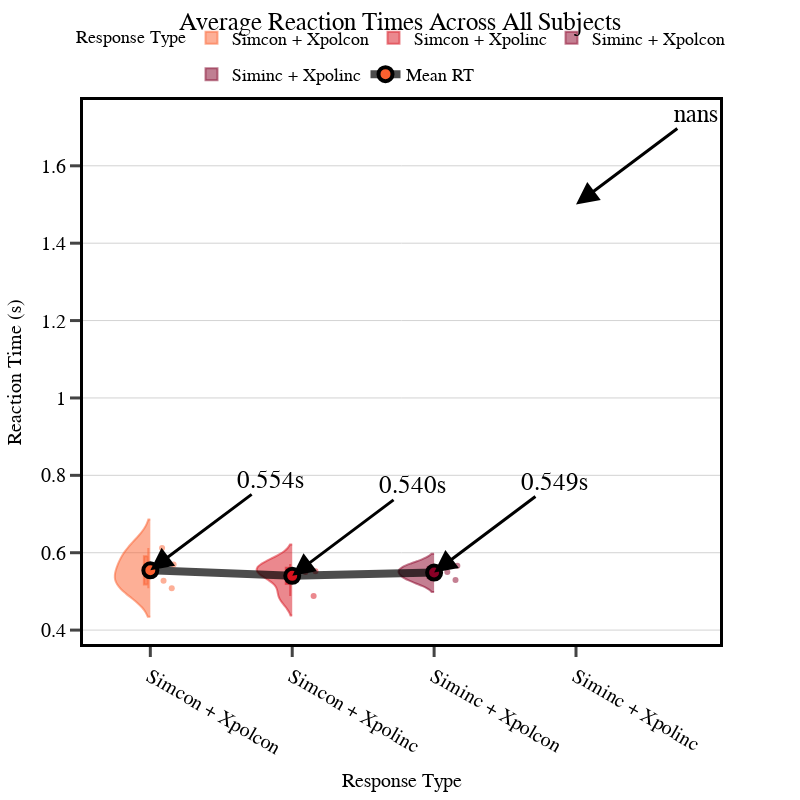

Write notebook code for a chart like this one.
### Code cell
# Create an empty list to store all data frames
all_data = []

# Define types and their colors
types = ['Simcon + Xpolcon', 'Simcon + Xpolinc', 'Siminc + Xpolcon', 'Siminc + Xpolinc']

# Generate a colormap
cmap = plt.get_cmap('YlOrRd')  # You can choose a different colormap if you prefer
col_factor = 50
col_icept = 150
# Create the colors dictionary
type_colors = {name: f'rgba({int(cmap(i*col_factor + col_icept)[0]*255)}, {int(cmap(i*col_factor + col_icept)[1]*255)}, {int(cmap(i*col_factor + col_icept)[2]*255)}, 0.5)' 
          for i, name in enumerate(types)}

# Loop through all subjects (using the same structure as your original code)
# for sub_name in all_sub_names:
for sub_name in ["wiegerub2"]:
    sub = get_data(subject=f"sub-{sub_name}", task="ball_hue")
    
    simc_xpolc = get_rt(df=sub, sim_con=True, expol_con=True, return_df=True)["rt"]
    simc_xpoli = get_rt(df=sub, sim_con=True, expol_con=False, return_df=True)["rt"]
    simi_xpolc = get_rt(df=sub, sim_con=False, expol_con=True, return_df=True)["rt"]
    simi_xpoli = get_rt(df=sub, sim_con=False, expol_con=False, return_df=True)["rt"]
    
    # Create DataFrames without subject column - we'll aggregate across all subjects
    simc_xpolc_df = pd.DataFrame({
        'Reaction Time': simc_xpolc,
        'Type': 'Simcon + Xpolcon'
    })
    
    simc_xpoli_df = pd.DataFrame({
        'Reaction Time': simc_xpoli,
        'Type': 'Simcon + Xpolinc'
    })
    
    simi_xpolc_df = pd.DataFrame({
        'Reaction Time': simi_xpolc,
        'Type': 'Siminc + Xpolcon'
    })
    
    simi_xpoli_df = pd.DataFrame({
        'Reaction Time': simi_xpoli,
        'Type': 'Siminc + Xpolinc'
    })
    
    # Append all DataFrames to our list
    all_data.extend([simc_xpolc_df, simc_xpoli_df, simi_xpolc_df, simi_xpoli_df])

# Combine all the data into a single DataFrame
combined_data = pd.concat(all_data, ignore_index=True)

# Calculate mean reaction time for each type
type_means = combined_data.groupby('Type')['Reaction Time'].mean().to_dict()

# Create the plot
fig = go.Figure()

# Add violin plots for each type
for i, type_name in enumerate(types):
    subset = combined_data[combined_data['Type'] == type_name]
    
    fig.add_trace(go.Violin(
        x=[type_name] * len(subset),  # Use type name directly as x value
        y=subset['Reaction Time'],
        name=type_name,
        legendgroup=type_name,
        showlegend=True,
        box_visible=True,
        meanline_visible=True,
        points='all',
        jitter=0.2,
        pointpos=0.5,
        line_color=type_colors[type_name],
        side='negative',
        width=.5,
        spanmode='soft'
    ))

# Connect the means with a line
fig.add_trace(go.Scatter(
    x=types,
    y=[type_means[t] for t in types],
    mode='lines+markers',
    line=dict(color='rgba(0, 0, 0, 0.7)', width=8),
    marker=dict(
        size=14,  # Increased marker size
        color=[type_colors[t].replace('0.5', '1') for t in types],
        line=dict(color='black', width=4)
    ),
    name='Mean RT',
    hovertemplate='Mean: %{y:.3f}s<extra></extra>'
))

# Define a common font style for consistent text appearance
font_style = dict(
    family="Arial, sans-serif",
    size=20,  # Larger font size
    color="black"
)

# Update layout with enhanced text styling
fig.update_layout(
    title=dict(
        text="Average Reaction Times Across All Subjects\n\n",
        font=dict(size=25, family="Arial, sans-serif", color="black"),
        x=0.5,
        y=.985
    ),
    yaxis=dict(
        title=dict(
            text="Reaction Time (s)",
            font=font_style
        ),
        tickfont=font_style,
        tickwidth=2,
        showline=True,
        linewidth=3,
        linecolor='black'
    ),
    xaxis=dict(
        title=dict(
            text="Response Type",
            font=font_style
        ),
        tickmode='array',
        tickvals=types,
        tickfont=font_style,
        tickwidth=2,
        showline=True,
        linewidth=3,
        linecolor='black'
    ),
    legend=dict(
        orientation="h",
        yanchor="bottom",
        y=1.01,
        xanchor="center",
        x=0.5,
        font=dict(size=18, family="Arial, sans-serif"),
        borderwidth=2,
        bordercolor="White",
        title=dict(
            text="Response Type",
            font=dict(size=18, family="Arial, sans-serif")
        )
    ),
    violinmode='overlay',
    # height=1200,
    # width=1200,
    height=800,
    width=800,
    font=font_style,  # Default font for all other text elements
    plot_bgcolor='white',
    paper_bgcolor='white'
)

# Add annotations for the mean values
for i, type_name in enumerate(types):
    fig.add_annotation(
        x=type_name,
        y=type_means[type_name],
        text=f"{type_means[type_name]:.3f}s",
        showarrow=True,
        arrowhead=2,
        arrowsize=1.5,  # Slightly larger arrowhead
        arrowwidth=3,    # Thicker arrow
        arrowcolor='black',
        ax=120,
        ay=-90,
        font=dict(size=25, color='black', family="Arial, sans-serif")
    )

# Make the axis lines thicker
fig.update_xaxes(mirror=True, ticks='outside', tickwidth=3, ticklen=10, showgrid=False)
fig.update_yaxes(mirror=True, ticks='outside', tickwidth=3, ticklen=10, showgrid=True, gridwidth=1, gridcolor='lightgray')

fig.show()

### Figure 1 — Plotly figure (JSON) as saved in the notebook; plotly's stock layout.template omitted (floating-point values rounded to 4 significant figures)
{"data": [{"box": {"visible": true}, "jitter": 0.2, "legendgroup": "Simcon + Xpolcon", "line": {"color": "rgba(252, 96, 47, 0.5)"}, "meanline": {"visible": true}, "name": "Simcon + Xpolcon", "pointpos": 0.5, "points": "all", "showlegend": true, "side": "negative", "spanmode": "soft", "type": "violin", "width": 0.5, "x": ["Simcon + Xpolcon", "Simcon + Xpolcon", "Simcon + Xpolcon", "Simcon + Xpolcon"], "y": [0.5278, 0.5084, 0.6119, 0.5699]}, {"box": {"visible": true}, "jitter": 0.2, "legendgroup": "Simcon + Xpolinc", "line": {"color": "rgba(216, 18, 30, 0.5)"}, "meanline": {"visible": true}, "name": "Simcon + Xpolinc", "pointpos": 0.5, "points": "all", "showlegend": true, "side": "negative", "spanmode": "soft", "type": "violin", "width": 0.5, "x": ["Simcon + Xpolinc", "Simcon + Xpolinc", "Simcon + Xpolinc", "Simcon + Xpolinc"], "y": [0.5521, 0.4881, 0.5707, 0.5499]}, {"box": {"visible": true}, "jitter": 0.2, "legendgroup": "Siminc + Xpolcon", "line": {"color": "rgba(137, 0, 38, 0.5)"}, "meanline": {"visible": true}, "name": "Siminc + Xpolcon", "pointpos": 0.5, "points": "all", "showlegend": true, "side": "negative", "spanmode": "soft", "type": "violin", "width": 0.5, "x": ["Siminc + Xpolcon", "Siminc + Xpolcon", "Siminc + Xpolcon"], "y": [0.5664, 0.55, 0.5298]}, {"box": {"visible": true}, "jitter": 0.2, "legendgroup": "Siminc + Xpolinc", "line": {"color": "rgba(128, 0, 38, 0.5)"}, "meanline": {"visible": true}, "name": "Siminc + Xpolinc", "pointpos": 0.5, "points": "all", "showlegend": true, "side": "negative", "spanmode": "soft", "type": "violin", "width": 0.5, "x": ["Siminc + Xpolinc", "Siminc + Xpolinc", "Siminc + Xpolinc", "Siminc + Xpolinc", "Siminc + Xpolinc"], "y": [null, null, null, null, null]}, {"hovertemplate": "Mean: %{y:.3f}s<extra></extra>", "line": {"color": "rgba(0, 0, 0, 0.7)", "width": 8}, "marker": {"color": ["rgba(252, 96, 47, 1)", "rgba(216, 18, 30, 1)", "rgba(137, 0, 38, 1)", "rgba(128, 0, 38, 1)"], "line": {"color": "black", "width": 4}, "size": 14}, "mode": "lines+markers", "name": "Mean RT", "type": "scatter", "x": ["Simcon + Xpolcon", "Simcon + Xpolinc", "Siminc + Xpolcon", "Siminc + Xpolinc"], "y": [0.5545, 0.5402, 0.5487, null]}], "layout": {"annotations": [{"arrowcolor": "black", "arrowhead": 2, "arrowsize": 1.5, "arrowwidth": 3, "ax": 120, "ay": -90, "font": {"color": "black", "family": "Arial, sans-serif", "size": 25}, "showarrow": true, "text": "0.554s", "x": "Simcon + Xpolcon", "y": 0.5545}, {"arrowcolor": "black", "arrowhead": 2, "arrowsize": 1.5, "arrowwidth": 3, "ax": 120, "ay": -90, "font": {"color": "black", "family": "Arial, sans-serif", "size": 25}, "showarrow": true, "text": "0.540s", "x": "Simcon + Xpolinc", "y": 0.5402}, {"arrowcolor": "black", "arrowhead": 2, "arrowsize": 1.5, "arrowwidth": 3, "ax": 120, "ay": -90, "font": {"color": "black", "family": "Arial, sans-serif", "size": 25}, "showarrow": true, "text": "0.549s", "x": "Siminc + Xpolcon", "y": 0.5487}, {"arrowcolor": "black", "arrowhead": 2, "arrowsize": 1.5, "arrowwidth": 3, "ax": 120, "ay": -90, "font": {"color": "black", "family": "Arial, sans-serif", "size": 25}, "showarrow": true, "text": "nans", "x": "Siminc + Xpolinc", "y": null}], "font": {"color": "black", "family": "Arial, sans-serif", "size": 20}, "height": 800, "legend": {"bordercolor": "White", "borderwidth": 2, "font": {"family": "Arial, sans-serif", "size": 18}, "orientation": "h", "title": {"font": {"family": "Arial, sans-serif", "size": 18}, "text": "Response Type"}, "x": 0.5, "xanchor": "center", "y": 1.01, "yanchor": "bottom"}, "paper_bgcolor": "white", "plot_bgcolor": "white", "title": {"font": {"color": "black", "family": "Arial, sans-serif", "size": 25}, "text": "Average Reaction Times Across All Subjects\n\n", "x": 0.5, "y": 0.985}, "violinmode": "overlay", "width": 800, "xaxis": {"linecolor": "black", "linewidth": 3, "mirror": true, "showgrid": false, "showline": true, "tickfont": {"color": "black", "family": "Arial, sans-serif", "size": 20}, "ticklen": 10, "tickmode": "array", "ticks": "outside", "tickvals": ["Simcon + Xpolcon", "Simcon + Xpolinc", "Siminc + Xpolcon", "Siminc + Xpolinc"], "tickwidth": 3, "title": {"font": {"color": "black", "family": "Arial, sans-serif", "size": 20}, "text": "Response Type"}}, "yaxis": {"gridcolor": "lightgray", "gridwidth": 1, "linecolor": "black", "linewidth": 3, "mirror": true, "showgrid": true, "showline": true, "tickfont": {"color": "black", "family": "Arial, sans-serif", "size": 20}, "ticklen": 10, "ticks": "outside", "tickwidth": 3, "title": {"font": {"color": "black", "family": "Arial, sans-serif", "size": 20}, "text": "Reaction Time (s)"}}}}
